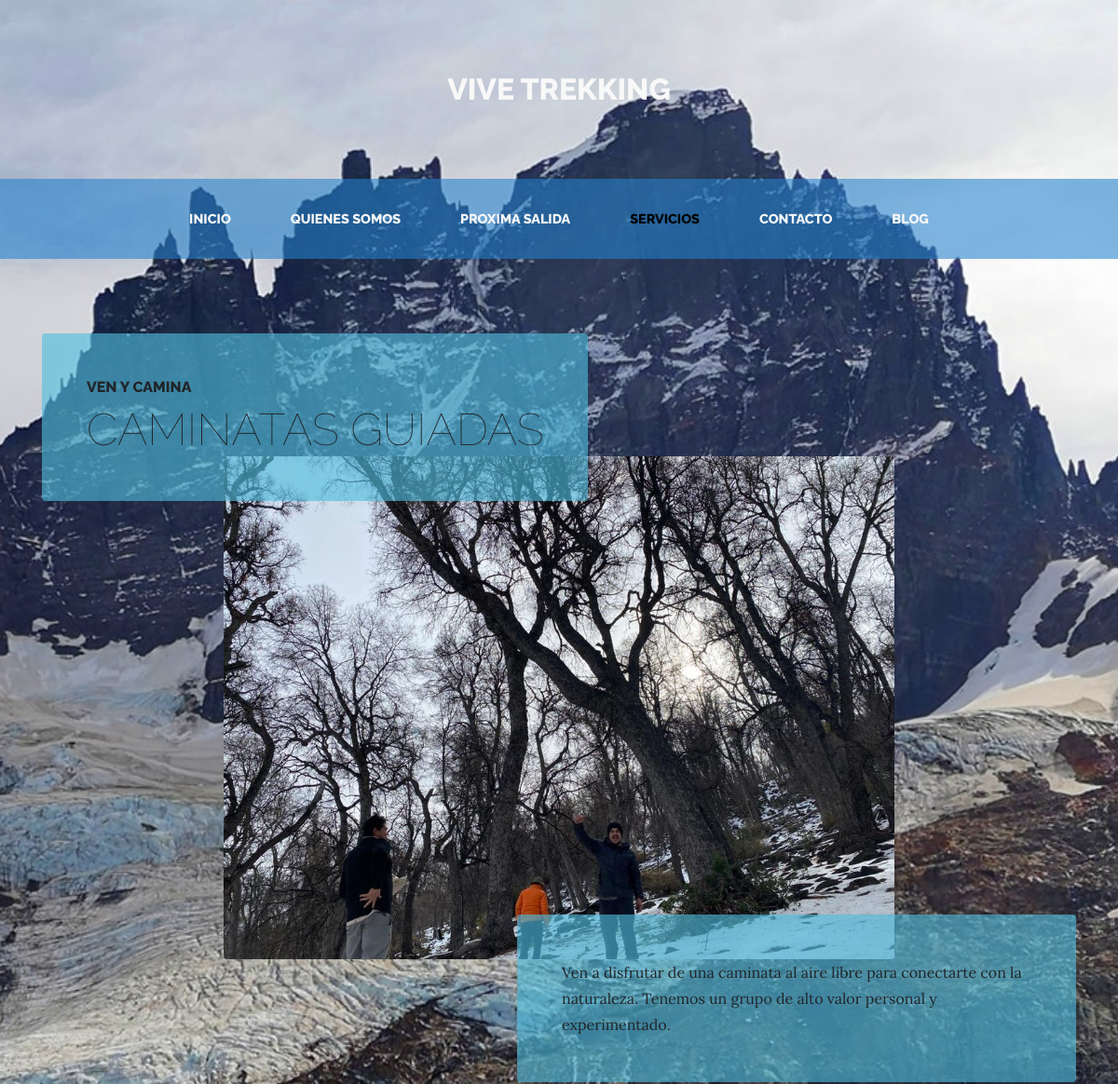
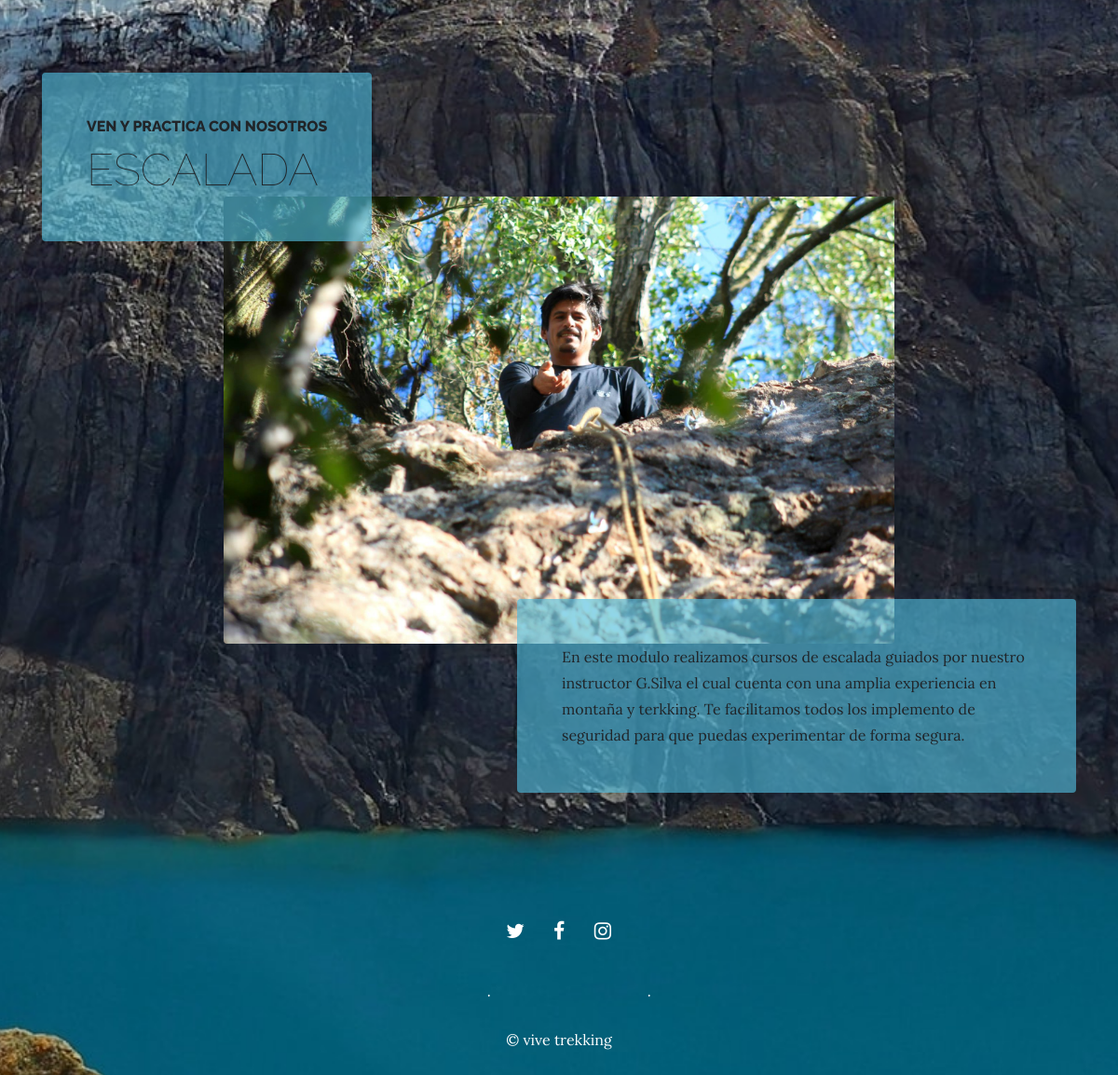
Page /services/ on the committed database (2 pictures, top to bottom).
### services/models.py (models this page shows, shortened)
class Service(models.Model):
    title = models.CharField(max_length=200, verbose_name="Titulo")
    subtitle = models.CharField(max_length=200, verbose_name="Subtitulo")
    content = models.TextField(verbose_name="contenido")
    image = models.ImageField(verbose_name="Imagen", upload_to="services")
    created = models.DateTimeField(auto_now_add=True, verbose_name="Fecha de creacion")
    update = models.DateTimeField(auto_now=True, verbose_name="Fecha de edicion")
    class Meta:
        verbose_name = "servicio"
        verbose_name_plural = "servicios"
        ordering = ['-created']

### pages/models.py (models this page shows, shortened)
class Page(models.Model):
    title = models.CharField(verbose_name="Titulo", max_length=200)
    content = models.TextField(verbose_name="Contenido")
    order = models.SmallIntegerField(verbose_name="Ordem", default=0)
    created = models.DateTimeField(auto_now_add=True, verbose_name="Fecha de creacion")
    update = models.DateTimeField(auto_now=True, verbose_name="Fecha de edicion")
    class Meta:
        verbose_name = "pagina"
        verbose_name_plural = "paginas"
        ordering = ['order','title']

### services/views.py (the view)
# urls.py: path('', views.services, name='services'),
def services(request):
    services = Service.objects.all() # Solicitamos y dejamos guardado en la variable el modelo de servicios
    return render(request, "services/services.html", {'services':services}) # devolvemos la variable con la lista

### pages/templatetags/pages_extras.py (called while the page is built)
@register.simple_tag # transformamos una funcion normal en un tag simple y lo registramos en la libreria de tamplates
def get_page_list():
    pages = Page.objects.all()
    return pages

### social/processors.py (called while the page is built)
def ctx_dict(request):
    ctx = {}
    links =  Link.objects.all()
    for link in links:
        ctx[link.key] = link.url
    return ctx

### services/templates/services/services.html (shortened to what this page needs)
{% extends 'core/base.html' %}
{% load static %}
{% block content %}
  {%for service in services %}
    <section class="page-section">
      <div class="container">
        <div class="product-item">
          <div class="product-item-title d-flex">
            <div class="bg-faded p-5 d-flex mr-auto rounded">
              <h2 class="section-heading mb-0">
                <span class="section-heading-upper">{{service.subtitle}}</span>
                <span class="section-heading-lower">{{service.title}}</span>
              </h2>
            </div>
          </div>
          <img class="product-item-img mx-auto d-flex rounded img-fluid mb-3 mb-lg-0" src="{{service.image.url}}" alt="">
          <div class="product-item-description d-flex ml-auto">
            <div class="bg-faded p-5 rounded">
              <p class="mb-0">{{service.content}}</p>
            </div>
          </div>
        </div>
      </div>
    </section>
  {%endfor%}
{% endblock %}

### core/templates/core/base.html (shortened to what this page needs)
<!DOCTYPE html>
<html lang="es">
  <head>
    {% load static %}
    <link href="{% static 'core/vendor/bootstrap/css/bootstrap.min.css' %}" rel="stylesheet">
    <link href="{% static 'core/vendor/font-awesome/css/font-awesome.min.css' %}" rel="stylesheet" type="text/css">
    <link href="{% static 'core/css/business-casual.css' %}" rel="stylesheet">
  </head>
  <body>
    <h1 class="site-heading text-center text-white d-none d-lg-block">
      <span class="site-heading-upper text-primary mb-3">VIVE TREKKING</span>
    </h1>
    <nav class="navbar navbar-expand-lg navbar-dark py-lg-4" id="mainNav">
      <div class="container">
        <div class="collapse navbar-collapse" id="navbarResponsive">
          <ul class="navbar-nav mx-auto">
            <li class="nav-item  px-lg-4{% if request.path == '/'%} active {%endif%}">
              <a class="nav-link text-uppercase text-expanded" href="{% url 'home' %}">Inicio</a>
            </li>
            <li class="nav-item px-lg-4{% if request.path == '/about/'%} active {%endif%}">
              <a class="nav-link text-uppercase text-expanded" href="{% url 'about' %}">Quienes somos</a>
            </li>
            <li class="nav-item px-lg-4{% if request.path == '/store/'%} active {%endif%}">
              <a class="nav-link text-uppercase text-expanded" href="{% url 'store' %}">Proxima salida</a>
            </li>
            <li class="nav-item px-lg-4{% if request.path == '/services/'%} active {%endif%}">
              <a class="nav-link text-uppercase text-expanded" href="{% url 'services' %}">Servicios</a>
            </li>
            <li class="nav-item px-lg-4{% if request.path == '/contact/'%} active {%endif%}">
              <a class="nav-link text-uppercase text-expanded" href="{% url 'contact' %}">Contacto</a>
            </li>
            <li class="nav-item px-lg-4{% if request.path == '/blog/'%} active {%endif%}">
              <a class="nav-link text-uppercase text-expanded" href="{% url 'blog' %}">Blog</a>
            </li>
          </ul>
        </div>
      </div>
    </nav>
    {% block content %} {% endblock %}
    <footer class="footer text-faded text-center py-5">
      <div class="container">
        <p class="m-0">
        {% if LINK_TWITTER %}
          <a href="{{LINK_TWITTER}}" class="link">
            <span class="fa-stack fa-lg">
              <i class="fa fa-circle fa-stack-2x"></i>
              <i class="fa fa-twitter fa-stack-1x fa-inverse"></i>
            </span>
          </a>
        {%endif%}
        {% if LINK_FACEBOOK %}
          <a href="{{LINK_FACEBOOK}}" class="link">
            <span class="fa-stack fa-lg">
              <i class="fa fa-circle fa-stack-2x"></i>
              <i class="fa fa-facebook fa-stack-1x fa-inverse"></i>
            </span>
          </a>
        {%endif%}
        {% if LINK_INSTAGRAM %}
	        <a href="{{LINK_INSTAGRAM}}" class="link">
	          <span class="fa-stack fa-lg">
	            <i class="fa fa-circle fa-stack-2x"></i>
	            <i class="fa fa-instagram fa-stack-1x fa-inverse"></i>
	          </span>
	        </a>
        {%endif%}
	    </p>
        <p class="m-0 mbt">
          {%load pages_extras%}
          {%get_page_list as page_list%}
          {%for page in page_list%}
            <a href="{%url 'page' page.id page.title|slugify%}" class="link">{{page.title}}</a> {%if not forloop.last%} · {%endif%}
          {%endfor%}
		  </p>
        <p class="m-0 mbt1">&copy; vive trekking</p>
      </div>
	</footer>
  </body>
</html>

### core/static/core/css/business-casual.css (style rules this page uses)
body { font-family: 'Lora'; background: linear-gradient(rgba(19, 33, 141, 0), rgba(14, 44, 88, 0)), url("../img/castillo.jpg"); background-attachment: fixed; background-position: center; background-size: cover; }
h1, h2, h3, h4, h5, h6 { font-family: 'Raleway'; }
p { line-height: 1.75; }
.text-faded { color: rgb(255, 254, 254); }
.site-heading { margin-top: 5rem; margin-bottom: 5rem; text-transform: uppercase; line-height: 1; font-family: 'Raleway'; }
.site-heading .site-heading-upper { display: block; font-size: 2rem; font-weight: 800; }
.page-section { margin-top: 5rem; margin-bottom: 5rem; }
.section-heading { text-transform: uppercase; }
.section-heading .section-heading-upper { display: block; font-size: 1rem; font-weight: 800; padding-bottom:.5rem; }
.section-heading .section-heading-lower { display: block; font-size: 3rem; font-weight: 100; }
.bg-faded { background-color: rgba(80, 189, 223, 0.623); }
#mainNav { background-color: rgba(37, 130, 206, 0.582); font-family: 'Raleway'; }
#mainNav .navbar-nav .nav-item .nav-link { color: rgb(247, 247, 247); font-weight: 800; }
#mainNav .navbar-nav .nav-item.active .nav-link { color: #000303; }
@media (min-width: 992px) { #mainNav .navbar-nav .nav-item .nav-link { font-size: 0.9rem; } }
@media (min-width: 992px) { .product-item .product-item-title { position: relative; z-index: 1; margin-bottom: -3rem; } }
@media (min-width: 992px) { .product-item .product-item-img { position: relative; z-index: 0; max-width: 60vw; } }
@media (min-width: 992px) { .product-item .product-item-description { position: relative; z-index: 1; margin-top: -3rem; max-width: 50vw; } }
.footer { background-color: rgba(94, 93, 93, 0); }
.text-primary { color: #f8f8f8 !important; }
.mbt { padding-top: 2rem; }
.mbt1 { padding-top: 1.25rem; }
a.link { color: #02020200; }

### rows in the picture
Service: subtitle "VEN Y CAMINA", title "CAMINATAS GUIADAS", image (picture), content "Ven a disfrutar de una caminata al aire libre para conectarte con la naturaleza. Tenemos un grupo de alto valor personal y experimentado."
Service: subtitle "VEN Y PRACTICA CON NOSOTROS", title "ESCALADA", image (picture), content "En este modulo realizamos cursos de escalada guiados por nuestro instructor G.Silva el cual cuenta con una amplia experiencia en montaña y terkking. Te facilitamos todos los implemento de seguridad para que puedas experimentar de forma segura."
